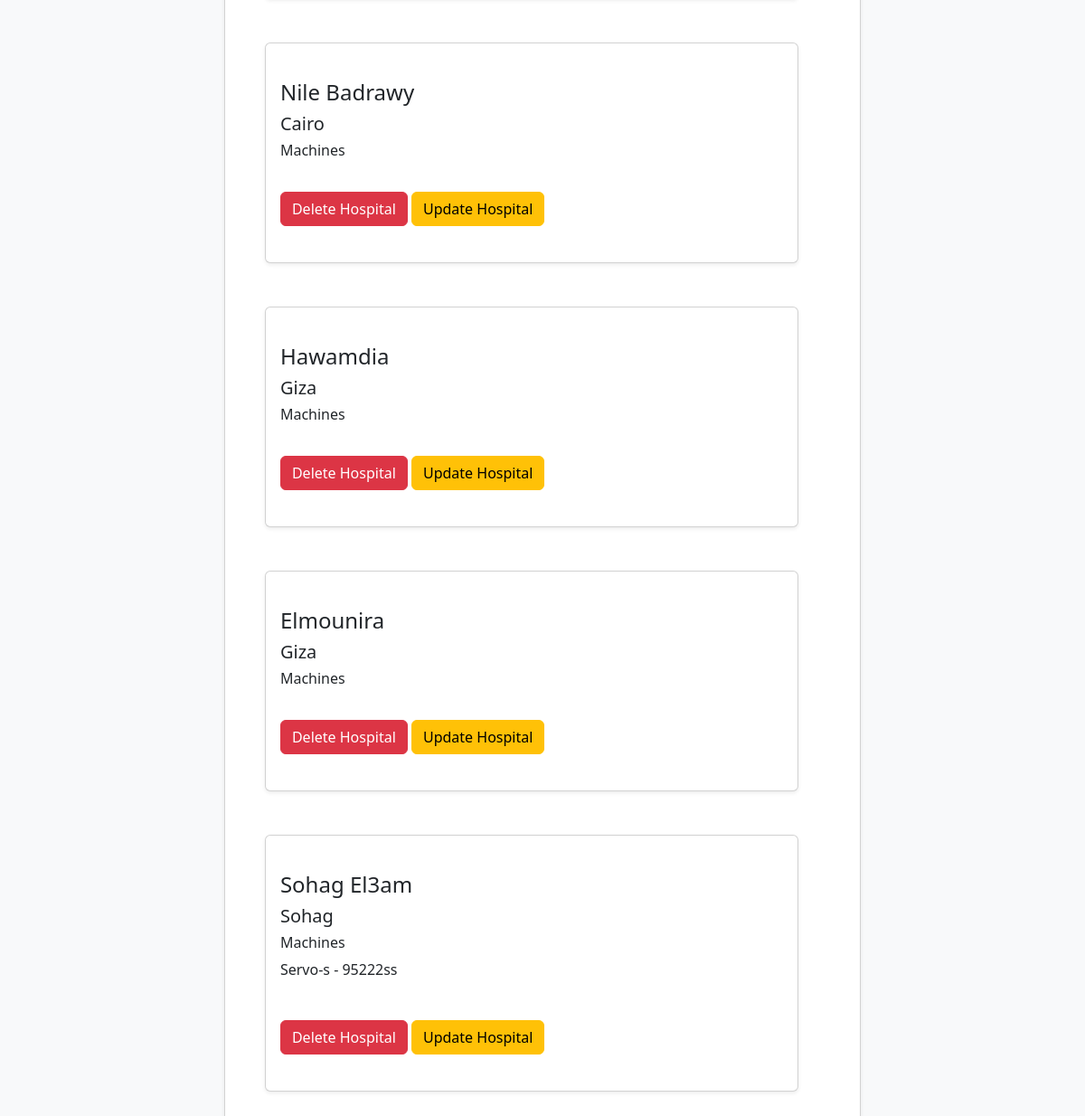
Page /hospitals (lower part) on the earlier database version.
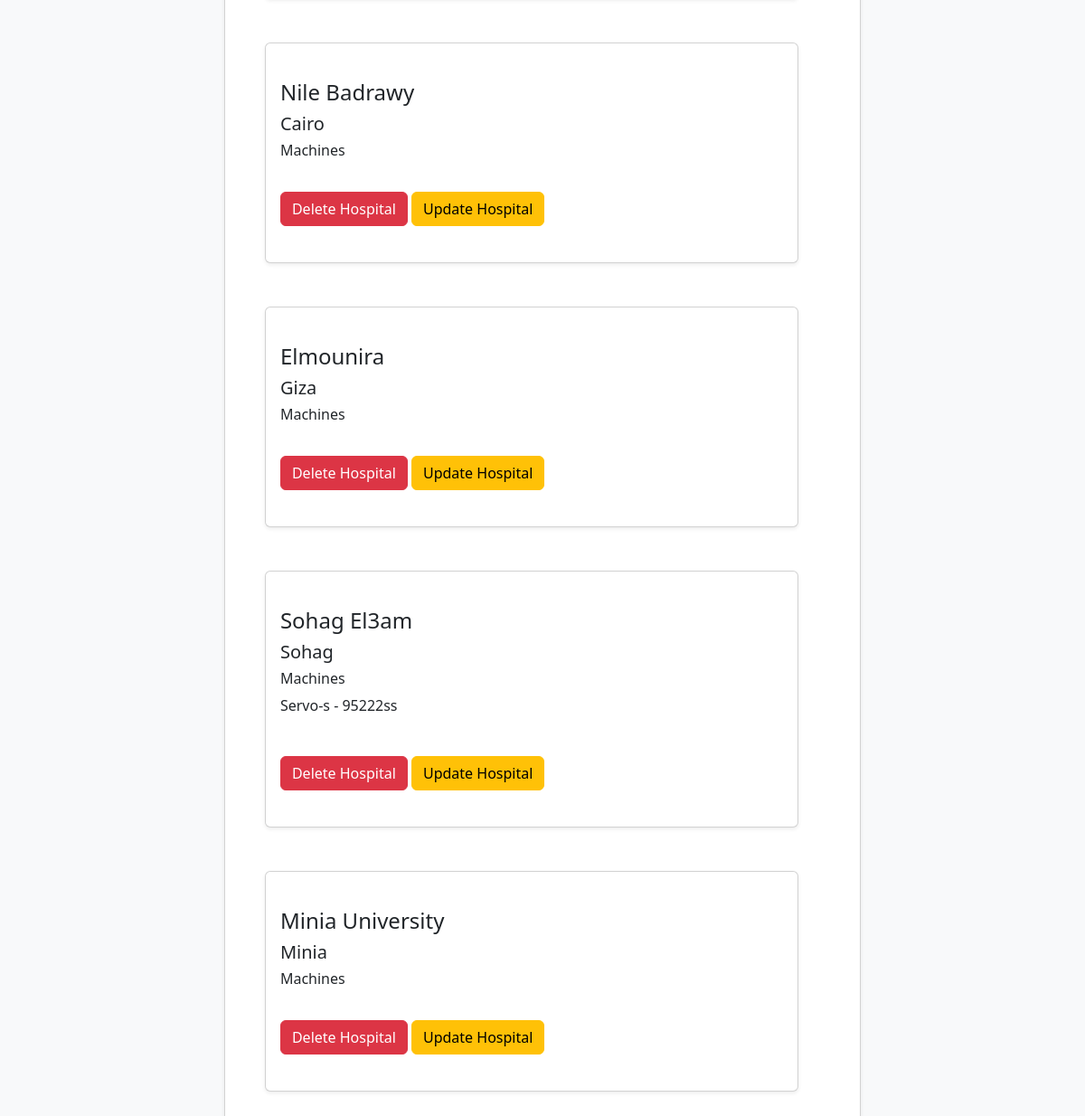
Same page on the later database version.
### maintenance_system/models.py (models this page shows, shortened)
class Hospital(db.Model):
	id = db.Column(db.Integer, primary_key=True)
	name = db.Column(db.String(80), unique=True)
	governorate = db.Column(db.String(80))
	tasks = db.relationship('Task', backref='hospital', lazy=True)
	machines = db.relationship('Machine', backref='hospital', lazy=True)

class Machine(db.Model):
	id = db.Column(db.Integer, primary_key=True)
	serial_number = db.Column(db.String(80), unique=True)
	installation_date = db.Column(db.DateTime)
	contract_type = db.Column(db.Integer, default=int(0)) # 0: warranty, 1: maintenance, 2: none
	contract_name = db.Column(db.String(80))
	contract_start_date = db.Column(db.DateTime)
	contract_end_date = db.Column(db.DateTime)
	user_id = db.Column(db.Integer, db.ForeignKey('user.id'))
	model_id = db.Column(db.Integer, db.ForeignKey('model.id'))
	hospital_id = db.Column(db.Integer, db.ForeignKey('hospital.id'))
	tasks = db.relationship('Task', secondary='machine_task', backref='machines', lazy='dynamic')

class Model(db.Model):
	id = db.Column(db.Integer, primary_key=True)
	name = db.Column(db.String(80), unique=True)
	manufacturer = db.Column(db.String(80))
	picture = db.Column(db.String(20), default='device_model.jpg')
	device_id = db.Column(db.Integer, db.ForeignKey('device.id'))
	machines = db.relationship('Machine', backref='model', lazy=True)

### maintenance_system/TheRoutes/hospital_routes.py (the view)
@hospitalpb.route('/hospitals')
def hospitals():
    hospitals = Hospital.query.all()
    return render_template('hospitals.html', hospitals=hospitals)

### maintenance_system/Templates/hospitals.html (shortened to what this page needs)
{% extends "layout.html"%}
{% block content %}
<div class="row justify-content-center">
	<div class="col-lg-8 mt-4 mb-4">
		<div class="card p-3 shadow-sm">
			<div class="row">
				{% for hospital in hospitals %}
				<div class="row justify-content-center">
					<div class="col-lg-11 mt-4 mb-4">
						<div class="card p-3 shadow-sm">
							<div class="col-md-8 col-lg-12 mt-4 mb-4">
								<h4> {{hospital.name}}</h4>
								<h5> {{hospital.governorate}}</h5>
								<h6> Machines </h6>
								{% for machine in hospital.machines%}
									<p>{{machine.model.name}} - {{machine.serial_number}}</p>
								{% endfor %}
								<br>
								<button type="button" class="btn btn-danger custom-button mt-1" data-bs-toggle="modal"
									data-bs-target="#deleteHospital{{ hospital.id }}">Delete
									Hospital</button>
								<a href="{{ url_for('hospitalpb.update_hospital', id=hospital.id) }}"><button type="button"
										class="btn btn-warning btn-custom mt-1">Update
										Hospital</button></a>
							</div>
						</div>
					</div>
				</div>
				{% endfor %}
			</div>
		</div>
	</div>
	{% endblock%}

Differences in the rows shown:
removed Hospital: name "Hawamdia", governorate "Giza"
added Hospital: name "Minia University", governorate "Minia"
